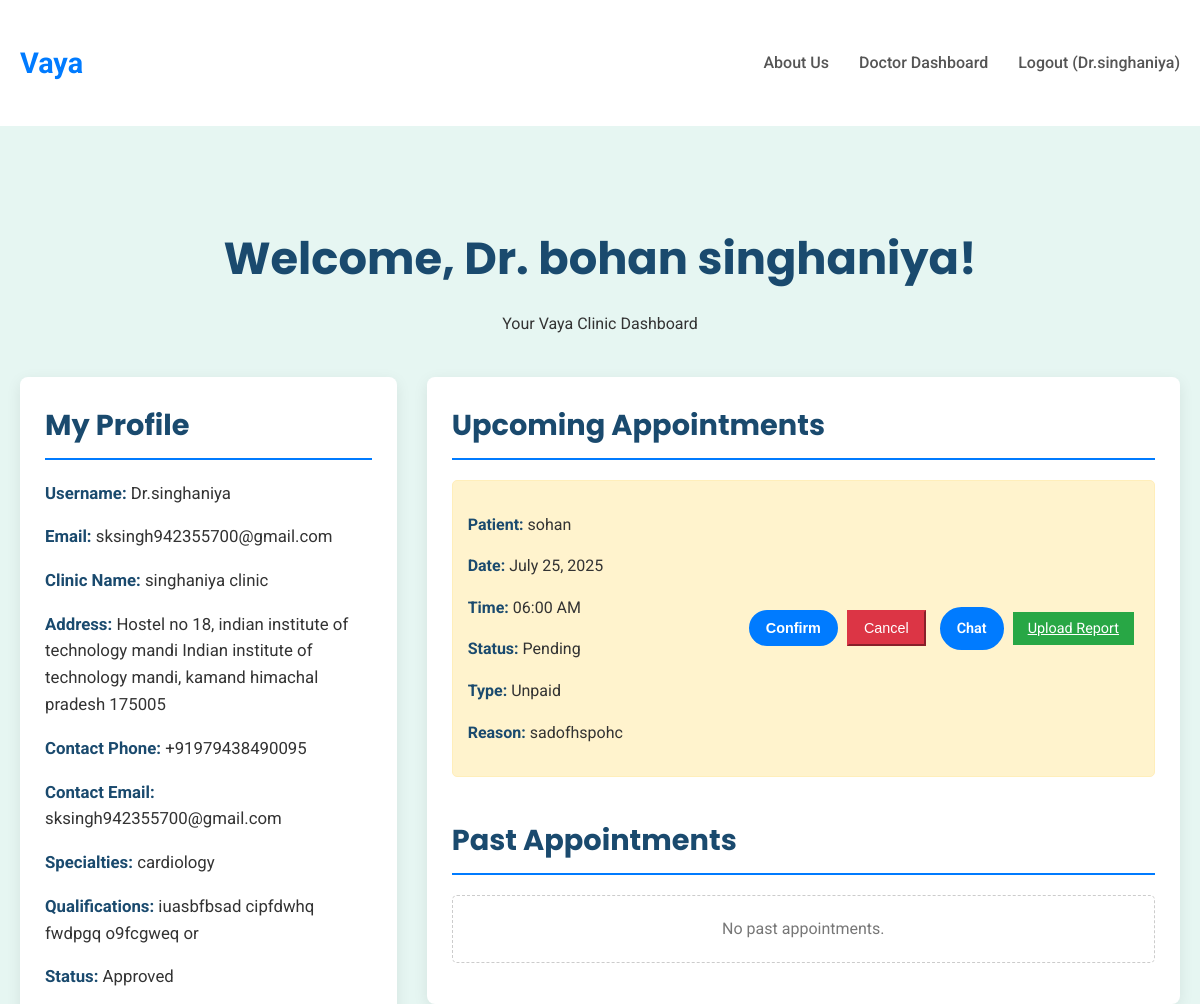
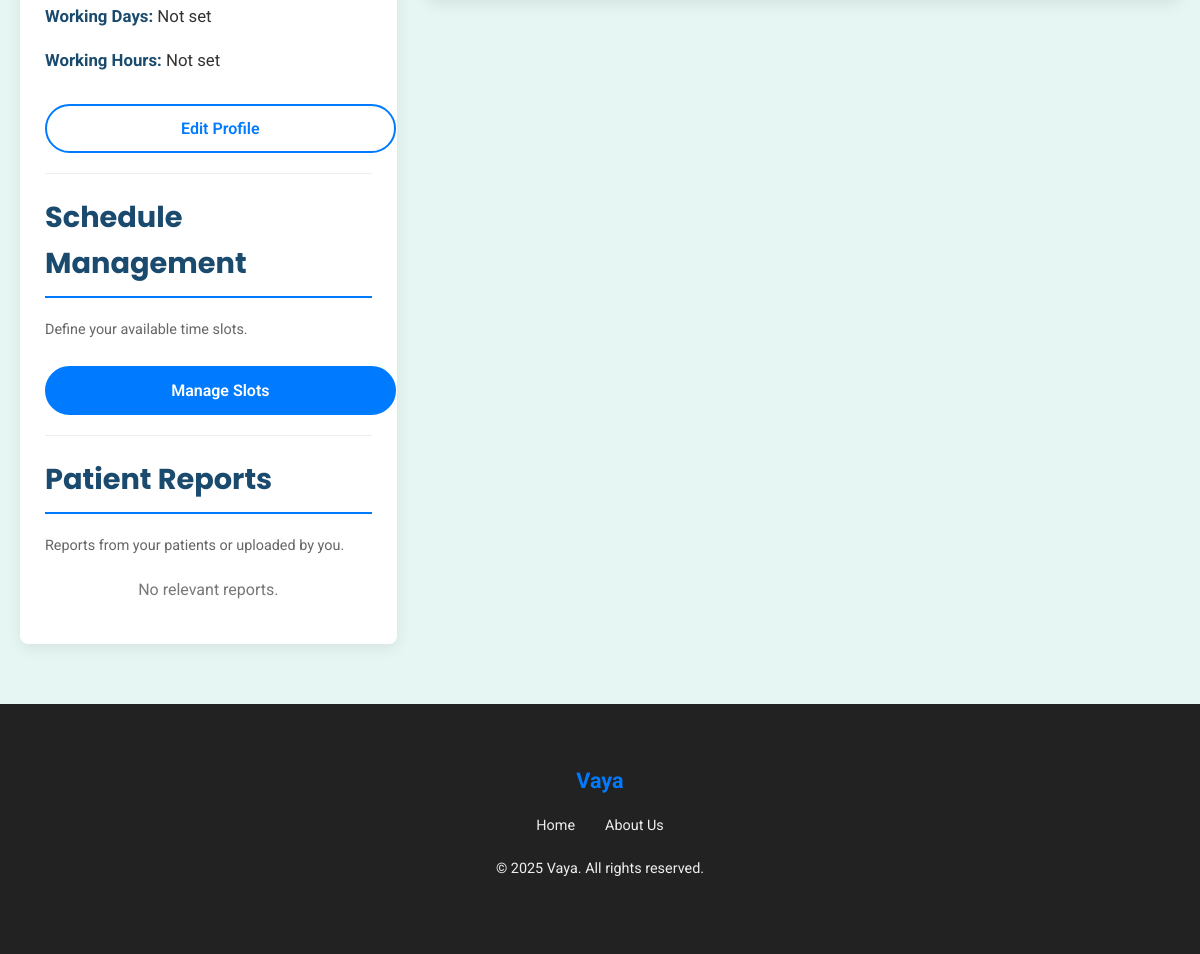
/doctors/dashboard/ (signed in), run on the app's committed database (2 pictures, top to bottom).
### users/models.py (models this page shows, shortened)
class CustomUser(AbstractUser):
    phone_number = models.CharField(max_length=15, unique=True, blank=True, null=True)
    date_of_birth = models.DateField(blank=True, null=True)
    GENDER_CHOICES = [
        ('M', 'Male'),
        ('F', 'Female'),
        ('O', 'Other'),
        ('P', 'Prefer not to say'),
    ]
    gender = models.CharField(max_length=1, choices=GENDER_CHOICES, blank=True, null=True)
    groups = models.ManyToManyField(
        "auth.Group",
        verbose_name="groups",
        blank=True,
        help_text="The groups this user belongs to. A user will get all permissions granted to each of their groups.",
        related_name="customuser_set",
        related_query_name="customuser",
    )
    user_permissions = models.ManyToManyField(
        "auth.Permission",
        verbose_name="user permissions",
        blank=True,
        help_text="Specific permissions for this user.",
        related_name="customuser_set",
        related_query_name="customuser",
    )

### doctors/models.py (models this page shows, shortened)
class Doctor(models.Model):
    user = models.OneToOneField(CustomUser, on_delete=models.SET_NULL, null=True, blank=True, related_name='doctor_login_profile')
    full_name = models.CharField(max_length=200)
    specialties = models.ManyToManyField(Specialty, blank=True, related_name='doctors')
    clinic_name = models.CharField(max_length=200)
    clinic_address = models.TextField()
    contact_phone = models.CharField(max_length=15, unique=True)
    contact_email = models.EmailField(unique=True, blank=True, null=True)
    qualifications = models.TextField(blank=True, null=True)
    is_approved = models.BooleanField(default=False)
    working_days = models.CharField(
        max_length=100,
        blank=True,
        null=True,
        help_text="E.g., Mon-Fri, Mon,Wed,Fri, or All Weekends"
    )
    start_time = models.TimeField(blank=True, null=True)
    end_time = models.TimeField(blank=True, null=True)
    class Meta:
        ordering = ['full_name']

class Specialty(models.Model):
    name = models.CharField(max_length=100, unique=True)
    class Meta:
        verbose_name_plural = "Specialties"

class Appointment(models.Model):
    patient = models.ForeignKey(CustomUser, on_delete=models.CASCADE, related_name='patient_appointments')
    doctor = models.ForeignKey(Doctor, on_delete=models.CASCADE, related_name='doctor_appointments')
    appointment_slot = models.ForeignKey(DoctorSlot, on_delete=models.SET_NULL, null=True, blank=True, related_name='booked_appointments')
    appointment_date = models.DateField()
    appointment_time = models.TimeField()
    STATUS_CHOICES = [
        ('pending', 'Pending'),
        ('confirmed', 'Confirmed'),
        ('completed', 'Completed'),
        ('cancelled', 'Cancelled'),
    ]
    status = models.CharField(max_length=10, choices=STATUS_CHOICES, default='pending')
    APPOINTMENT_TYPE_CHOICES = [
        ('unpaid', 'Unpaid'),
        ('paid', 'Paid (Coming Soon!)'),
    ]
    appointment_type = models.CharField(max_length=10, choices=APPOINTMENT_TYPE_CHOICES, default='unpaid')
    reason = models.TextField(blank=True, null=True)
    created_at = models.DateTimeField(auto_now_add=True)
    class Meta:
        ordering = ['appointment_date', 'appointment_time']
        unique_together = ('doctor', 'appointment_date', 'appointment_time') # Keep this for now

### doctors/views.py (the view)
# urls.py: path('dashboard/', views.doctor_dashboard, name='doctor_dashboard'),
@login_required
def doctor_dashboard(request):
    try:
        doctor = request.user.doctor_login_profile
        if not doctor.is_approved:
            messages.warning(request, "Your doctor profile is pending approval. Please wait for an administrator to approve it.")
            return redirect('landing_page')
    except Doctor.DoesNotExist:
        messages.error(request, "You are not registered as a doctor, or your profile is incomplete. Please register your clinic.")
        return redirect('register_clinic')
    upcoming_appointments = Appointment.objects.filter(
        doctor=doctor,
        status__in=['pending', 'confirmed']
    ).order_by('appointment_date', 'appointment_time')
    past_appointments = Appointment.objects.filter(
        doctor=doctor,
        status__in=['completed', 'cancelled']
    ).order_by('-appointment_date', '-appointment_time')
    patient_ids_with_appointments = Appointment.objects.filter(doctor=doctor).values_list('patient__id', flat=True).distinct()
    doctor_relevant_reports = Report.objects.filter(
        Q(doctor=doctor) | Q(patient__id__in=patient_ids_with_appointments)
    ).order_by('-uploaded_at').distinct() # Use distinct to avoid duplicates if a report matches both Q objects
    context = {
        'doctor': doctor,
        'upcoming_appointments': upcoming_appointments,
        'past_appointments': past_appointments,
        'doctor_relevant_reports': doctor_relevant_reports, # Ensure this is passed to context
    }
    return render(request, 'doctors/doctor_dashboard.html', context)

### templates/doctors/doctor_dashboard.html (shortened to what this page needs)
{% extends 'base.html' %}
{% block content %}
    <section class="dashboard-section">
        <div class="container">
            <div class="dashboard-header">
                <h1>Welcome, Dr. {{ doctor.full_name }}!</h1>
                <p>Your Vaya Clinic Dashboard</p>
            </div>
            <div class="dashboard-content">
                <div class="sidebar">
                    <h2>My Profile</h2>
                    <div class="profile-info">
                        <p><strong>Username:</strong> {{ doctor.user.username }}</p>
                        <p><strong>Email:</strong> {{ doctor.user.email|default:"Not provided" }}</p>
                        <p><strong>Clinic Name:</strong> {{ doctor.clinic_name }}</p>
                        <p><strong>Address:</strong> {{ doctor.clinic_address }}</p>
                        <p><strong>Contact Phone:</strong> {{ doctor.contact_phone }}</p>
                        <p><strong>Contact Email:</strong> {{ doctor.contact_email }}</p>
                        <p><strong>Specialties:</strong>
                            {% for specialty in doctor.specialties.all %}
                                {{ specialty.name }}{% if not forloop.last %}, {% endif %}
                            {% empty %}
                                N/A
                            {% endfor %}
                        </p>
                        <p><strong>Qualifications:</strong> {{ doctor.qualifications|default:"Not provided" }}</p>
                        <p><strong>Status:</strong> {% if doctor.is_approved %}Approved{% else %}Pending Approval{% endif %}</p>
                        <p><strong>Working Days:</strong> {{ doctor.working_days|default:"Not set" }}</p>
                        <p><strong>Working Hours:</strong>
                            {% if doctor.start_time and doctor.end_time %}
                                {{ doctor.start_time|time:"h:i A" }} - {{ doctor.end_time|time:"h:i A" }}
                            {% else %}
                                Not set
                            {% endif %}
                        </p>
                        <a href="{% url 'doctor_profile_edit' %}" class="btn-secondary" style="width: 100%; padding: 10px; margin-top: 20px; text-align: center;">Edit Profile</a>
                    </div>
                    <hr style="margin: 20px 0; border: 0; border-top: 1px solid #eee;">
                    <h2>Schedule Management</h2>
                    <p style="font-size: 0.9em; color: #666;">Define your available time slots.</p>
                    <a href="{% url 'doctor_slot_management' %}" class="btn-primary" style="width: 100%; padding: 10px; margin-top: 10px; text-align: center;">Manage Slots</a>
                    <hr style="margin: 20px 0; border: 0; border-top: 1px solid #eee;">
                    <h2>Patient Reports</h2>
                    <p style="font-size: 0.9em; color: #666;">Reports from your patients or uploaded by you.</p>
                    {% if doctor_relevant_reports %}
                        <ul class="report-list" style="margin-top: 20px;">
                            {% for report in doctor_relevant_reports %}
                                <li class="report-item">
                                    <div class="report-details">
                                        <p><strong>Title:</strong> {{ report.title }}</p>
                                        <p><strong>Patient:</strong> {{ report.patient.username }}</p>
                                        <p><strong>Date:</strong> {{ report.report_date|default:"N/A" }}</p>
                                        <p><strong>Uploaded:</strong> {{ report.uploaded_at|date:"F d, Y H:i" }}</p>
                                    </div>
                                    <div class="report-actions">
                                        {% if report.report_file %}
                                            <a href="{{ report.report_file.url }}" target="_blank" class="btn-download btn-primary">Download</a>
                                        {% else %}
                                            <span style="color: #888; font-size: 0.9em;">No file</span>
                                        {% endif %}
                                    </div>
                                </li>
                            {% endfor %}
                        </ul>
                    {% else %}
                        <p style="text-align: center; color: #777; margin-top: 20px;">No relevant reports.</p>
                    {% endif %}
                </div>
                <div class="main-content">
                    <h2>Upcoming Appointments</h2>
                    {% if upcoming_appointments %}
                        <ul class="appointments-list">
                            {% for appointment in upcoming_appointments %}
                                <li class="appointment-item {{ appointment.status }}">
                                    <div class="appointment-details">
                                        <p><strong>Patient:</strong> {{ appointment.patient.username }}</p>
                                        <p><strong>Date:</strong> {{ appointment.appointment_date|date:"F d, Y" }}</p>
                                        <p><strong>Time:</strong> {{ appointment.appointment_time|time:"h:i A" }}</p>
                                        <p><strong>Status:</strong> {{ appointment.get_status_display }}</p>
                                        <p><strong>Type:</strong> {{ appointment.get_appointment_type_display }}</p>
                                        {% if appointment.reason %}<p><strong>Reason:</strong> {{ appointment.reason }}</p>{% endif %}
                                    </div>
<div class="appointment-actions">
    {% if appointment.status == 'pending' %}
        <form action="{% url 'confirm_appointment' appointment.id %}" method="post" style="display: inline-block;">
            <button type="submit" class="btn-primary">Confirm</button>
        </form>
    {% endif %}
    {% if appointment.status == 'pending' or appointment.status == 'confirmed' %}
        <form action="{% url 'cancel_appointment' appointment.id %}" method="post" style="display: inline-block;">
            <button type="submit" class="btn-danger">Cancel</button>
        </form>
        <a href="{% url 'chat_room' appointment.id %}" class="btn-primary" style="padding: 8px 15px; font-size: 0.9em; margin-left: 5px;">Chat</a>
    {% endif %}
    <a href="{% url 'doctor_upload_report' appointment.patient.id %}" class="btn-success">Upload Report</a>
</div>
                                </li>
                            {% endfor %}
                        </ul>
                    {% else %}
                        <p class="no-appointments">No upcoming appointments.</p>
                    {% endif %}
                    <h2 style="margin-top: 40px;">Past Appointments</h2>
                    {% if past_appointments %}
                        <ul class="appointments-list">
                            {% for appointment in past_appointments %}
                                <li class="appointment-item {{ appointment.status }}">
                                    <div class="appointment-details">
                                        <p><strong>Patient:</strong> {{ appointment.patient.username }}</p>
                                        <p><strong>Date:</strong> {{ appointment.appointment_date|date:"F d, Y" }}</p>
                                        <p><strong>Time:</strong> {{ appointment.appointment_time|time:"h:i A" }}</p>
                                        <p><strong>Status:</strong> {{ appointment.get_status_display }}</p>
                                        <p><strong>Type:</strong> {{ appointment.get_appointment_type_display }}</p>
                                        {% if appointment.reason %}<p><strong>Reason:</strong> {{ appointment.reason }}</p>{% endif %}
                                    </div>
                                </li>
                            {% endfor %}
                        </ul>
                    {% else %}
                        <p class="no-appointments">No past appointments.</p>
                    {% endif %}
                </div>
            </div>
        </div>
    </section>
{% endblock %}

### templates/base.html (shortened to what this page needs)
<!DOCTYPE html>
<html lang="en">
<head>
</head>
<body>
    <header>
        <div class="container navbar">
            <a href="{% url 'landing_page' %}" class="logo">Vaya</a>
            <nav>
                <ul class="nav-links">
                    <li><a href="{% url 'about_us' %}">About Us</a></li>
                    {% if user.is_authenticated %}
                        {% if user.doctor_login_profile and user.doctor_login_profile.is_approved %}
                            <li><a href="{% url 'doctor_dashboard' %}">Doctor Dashboard</a></li>
                        {% elif user.doctor_login_profile and not user.doctor_login_profile.is_approved %}
                            <li><a href="{% url 'landing_page' %}">Profile Pending</a></li>
                        {% else %}
                            <li><a href="{% url 'patient_dashboard' %}">Patient Dashboard</a></li>
                            <li><a href="{% url 'symptom_checker' %}">AI Assistant</a></li>
                        {% endif %}
                        <li><a href="{% url 'logout' %}">Logout ({{ user.username }})</a></li>
                    {% else %}
                        <li><a href="{% url 'register_clinic' %}">For Doctors</a></li>
                        <li><a href="{% url 'login' %}">Login</a></li>
                    {% endif %}
                </ul>
            </nav>
        </div>
    </header>
    {% block content %}{% endblock %}
    <footer>
        <div class="container">
            <a href="{% url 'landing_page' %}" class="logo">Vaya</a>
            <ul class="footer-links">
                <li><a href="{% url 'landing_page' %}">Home</a></li>
                <li><a href="{% url 'about_us' %}">About Us</a></li>
            </ul>
            <p>&copy; 2025 Vaya. All rights reserved.</p>
        </div>
    </footer>
</body>
</html>

### data on the page
CustomUser: username "Dr.singhaniya"
Doctor: full_name "bohan singhaniya", user.username "Dr.singhaniya", user.email "sksingh942355700@gmail.com", clinic_name "singhaniya clinic", clinic_address "Hostel no 18, indian institute of technology mandi Indian institute of technology mandi, kamand himachal pradesh 175005", contact_phone "+91979438490095", contact_email "sksingh942355700@gmail.com", qualifications "iuasbfbsad cipfdwhq fwdpgq o9fcgweq or", working_days "Not set"
Specialty: name "cardiology"
Appointment: patient.username "sohan", appointment_date "July 25, 2025", appointment_time "06:00 AM", status "Pending", appointment_type "Unpaid", reason "sadofhspohc", shows "Confirm", shows "Cancel"
